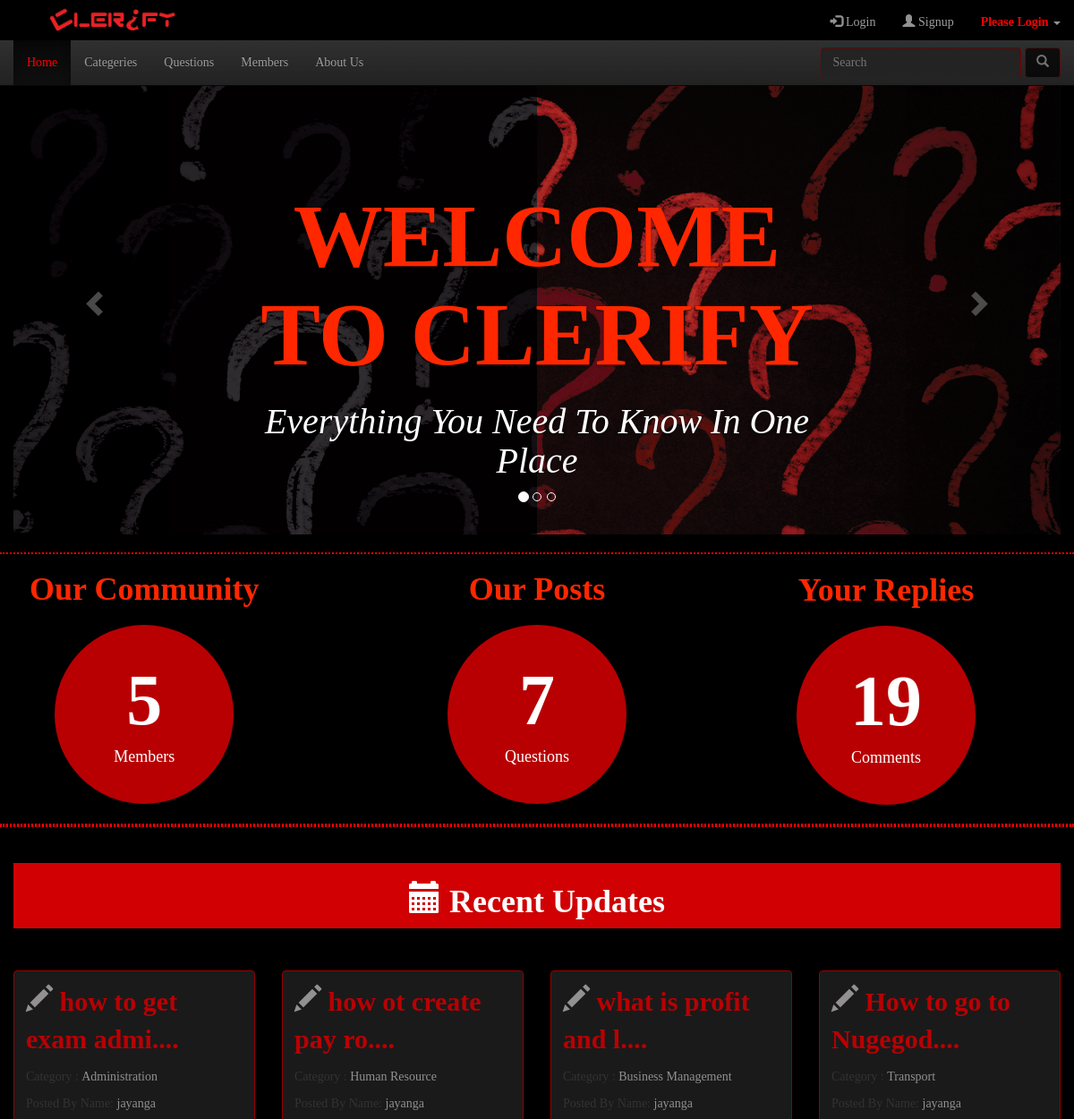
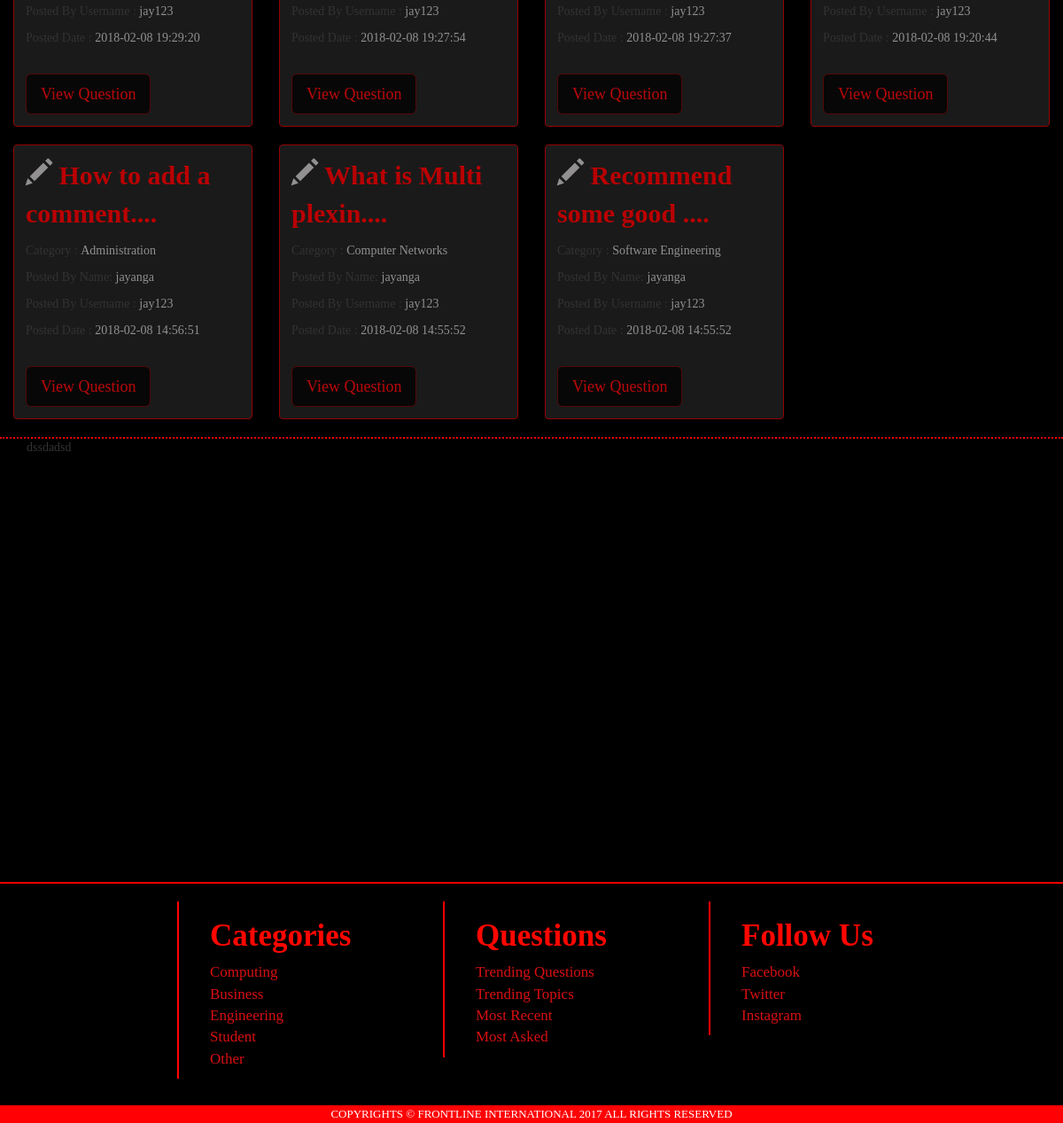
The page / on the database its author committed (2 pictures, top to bottom).
### tables this page shows
CREATE TABLE `questions` (
  `qid` int(6) UNSIGNED NOT NULL,
  `question` varchar(1024) DEFAULT NULL,
  `category` varchar(255) DEFAULT NULL,
  `post_date` timestamp NOT NULL DEFAULT CURRENT_TIMESTAMP ON UPDATE CURRENT_TIMESTAMP,
  `mid` int(11) DEFAULT NULL,
  `mname` varchar(255) DEFAULT NULL,
  `musername` varchar(248) DEFAULT NULL
);

### index.php (the view, shortened to what this page needs)
<!DOCTYPE html>
<html lang="en">
  <head>
    <link href="css/bootstrap.css" rel="stylesheet">
    <link href="css/bootstrap-theme.css" rel="stylesheet">
    <link type="text/css" rel="stylesheet" href="css/header.css">
    <link type="text/css" rel="stylesheet" href="css/Slide Show.css">
    <link type="text/css" rel="stylesheet" href="css/footer.css">
    <link type="text/css" rel="stylesheet" href="css/login Singup.css">
    <link href="fonts/IndieFlower.ttf" rel="stylesheet">
    <link href="fonts/FreckleFace-Regular.ttf" rel="stylesheet">
  </head>
  <body bgcolor="#000000">
  		<nav class="navbar navbar-inverse navbar-fixed-top">
  		  	  <?php include"header.php" ?>
			  <div class="container-fluid">
				<div class="collapse navbar-collapse" id="bs-example-navbar-collapse-1">
				  <ul class="nav navbar-nav">
				    <li class="active"><a href="index.php" style="color: #FF0004">Home</a></li>
				 	<li><a href="Categories.php">Categeries</a></li>
					<li><a href="Questions.php">Questions</a></li>
					<li><a href="Members.php">Members</a></li>
					<li><a href="About.php">About Us</a></li>
				  </ul>
				  <form class="navbar-form navbar-right" method="post" action="search.php">
					<div class="form-group ">
					  <input type="text" class="form-controlx" placeholder="Search" name="search">
					</div>
					<button type="submit" class="btn btn-dangerx"><span class="glyphicon glyphicon-search"></span></button>
				  </form>
				</div>
			  </div>
			</nav>
   <div  class="container-fluid heigth">
		  <div id="carousel-example-generic" class="carousel slide" data-ride="carousel" style="background-color: #0E0707; ">
				  <ol class="carousel-indicators">
					<li data-target="#carousel-example-generic" data-slide-to="0" class="active"></li>
					<li data-target="#carousel-example-generic" data-slide-to="1"></li>
					<li data-target="#carousel-example-generic" data-slide-to="2"></li>
				  </ol>
				  <div class="carousel-inner" role="listbox " >
					<div class="item active">
					  <img src="img/Cover.png"  alt="...">
					  <div class="carousel-caption">
					  <h1 class="slidetext">WELCOME TO CLERIFY</h1>
        			  <h2 class="slidetext2" >Everything You Need To Know In One Place</h2>
					  </div>
					</div>
				  </div>
				  <a class="left carousel-control" href="#carousel-example-generic" role="button" data-slide="prev">
					<span class="glyphicon glyphicon-chevron-left" aria-hidden="true"></span>
				  </a>
				  <a class="right carousel-control" href="#carousel-example-generic" role="button" data-slide="next">
					<span class="glyphicon glyphicon-chevron-right" aria-hidden="true"></span>
				  </a>
				</div>
   </div>
    <br>
    <div class="col-lg-12 col-md-12  col-sm-12 col-xs-12" style="background-color: #000000;border: 2px #FF0004 dotted ; border-left: 0px; border-right: 0px" >
       <?php
		include 'dbh.php';
		$sql="SELECT count(mid) as member_count FROM members";
		$result=mysqli_query($conn,$sql);
		if(mysqli_num_rows($result)>0){
		while($row = $result->fetch_assoc())
		{
        echo'
    	<div class="col-lg-3 col-md-3  col-sm-12 col-xs-12 background" style="height: 300px;" >
    		<h1 class="text-center">Our Community</h1>
    		<div class="informationn">
    			<h1 class="text-center">'.$row['member_count'].'</h1>
    			<h5 class="text-center" >Members</h5>
    		</div>
    	</div>';
    	}}?>
    	<div class="col-lg-1 col-md-1 hidden-sm hidden-xs"></div>
    	<?php
		include 'dbh.php';
		$sql="SELECT count(mid) as ques_count FROM questions";
		$result=mysqli_query($conn,$sql);
		if(mysqli_num_rows($result)>0){
		while($row = $result->fetch_assoc())
		{
        echo'
		<div class="col-lg-4   col-md-4 col-sm-12 col-xs-12 background" style="height:300px;">
    		<h1 class="text-center">Our Posts</h1>
    		<div class="informationn">
    			<h1 class="text-center">'.$row['ques_count'].'</h1>
    			<h5 class="text-center" >Questions</h5>
    		</div>
    	</div>
		';
    	}}?>
    	 <div class="col-lg-1 col-md-1 hidden-sm hidden-xs"></div>
    	<?php
		include 'dbh.php';
		$sql="SELECT count(cdid) as com_count FROM comments";
		$result=mysqli_query($conn,$sql);
		if(mysqli_num_rows($result)>0){
		while($row = $result->fetch_assoc())
		{
        echo'
		<div class="col-lg-4   col-md-4 col-sm-12 col-xs-12 background" style="height:300px;">
    		<h1 class="text-center">Your Replies</h1>
    		<div class="informationn">
    			<h1 class="text-center">'.$row['com_count'].'</h1>
    			<h5 class="text-center" >Comments</h5>
    		</div>
    	</div>
		';
    	}}?>
    </div>
    <div class="col-lg-12 col-md-12  col-sm-12 col-xs-12" style="background-color: #000000;border: 2px #FF0004 dotted ; border-left: 0px; border-right: 0px" >
     <br> <br>
     <div class="col-lg-12 col-md-12 col-sm-12 col-xs-12 heading " style="margin-top: -0px;">
   				<h1 class="text-center"><span class='glyphicon glyphicon-calendar' style='color:white'></span> Recent Updates</h1>
     </div>
     <div class="row">
     <br><br><br><br><br><br>
     <?php
	   $sql="SELECT SUBSTRING(question, 1,20) AS question,category,mname,post_date,musername,qid FROM `questions` ORDER BY post_date DESC";
		   $count=0;
		   $result=$conn->query($sql);
		   if($result->num_rows>0){
			   while(($row = $result->fetch_assoc())&&($count<8))
			   {
				   echo
					  '<div class="col-lg-3  col-md-3 col-sm-12 col-xs-12" >
						<div class="thumbnail" style="background-color: #1A1A1A ; border: 1px #930002 solid">
						  <div class="caption">
							<p style="font-weight:bold; color: #B90003; font-size: 30px;" ><span class="glyphicon glyphicon-pencil"></span> '.$row["question"].'....</p>
							<p>Category : <span>'.$row["category"].'</span></p>
							<p>Posted By Name: <span>'.$row["mname"].'</span></p>
							<p>Posted By Username : <span>'.$row["musername"].'</span></p>
							<p>Posted Date : <span>'.$row["post_date"].'</span></p><br>
							<form action="view ques.php" method="Post">
							<button type="submit"" class="btn btn-dangerx btn-lg" name="view" >View Question</button>
							<input type="hidden" value="'.$row['qid'].'" name="qid">
							</form>
						  </div>
						</div>
					</div>';
				   $count++;
			   }
		   }
	  ?>
	</div>
	</div>
    <div class="container-fluid">
    <div class="col-lg-12 col-md-12 col-sm-12 col-xs-12" style="height: 500px;background-color: #000000" >dssdadsd</div>
	</div>
   <?php include'Footer.php';?>
  </body>
</html>

### header.php (shortened to what this page needs)
<div class="col-lg-12 col-md-12 container-fluid header_color">
  		  	   <div class="row">
				   <div class="col-lg-6 col-md-6 col-sm-6 col-xs-6">
						<img src="img/Clerify-Logo-V2.png" class="img-responsive">
				   </div>
 		  	  	   <div div class="col-lg-6 col-md-6 col-sm-12 col-xs-12 user_role">
						<ul class="nav navbar-nav navbar-right"><?php  if(isset($_SESSION['username'])){
							echo'<li><a href="#"  class="text-danger" onclick="alert(\'Already Logged In \')"><span class=" glyphicon glyphicon-log-in"></span>  Login</a></li>';
							}
						    else{
							echo'<li><a href="loginForm.php"  class="text-danger"><span class=" glyphicon glyphicon-log-in"></span>  Login</a></li>';
							}
							?>
							<li><a href="SignupForm.php"><span class="glyphicon glyphicon-user" ></span> Signup</a></li>
							<li class="dropdown">
							  <a href="#" class="dropdown-toggle" data-toggle="dropdown" role="button" aria-haspopup="true" aria-expanded="false" style="color: red">
							  <?php
							   if(isset($_SESSION['username'])){
								   echo "<label> <span class='glyphicon glyphicon-user' style='color:red' ></span>&nbsp;&nbsp;".$_SESSION['username']."&nbsp;</label>";
							   }else{
								   echo"<label>"."Please Login "."</label>&nbsp;";
							   }
							?><span class="caret"></span></a>
							</li>
						  </ul>
					</div>
 		  	   </div>
  		  	  </div>

### Footer.php (shortened to what this page needs)
<!DOCTYPE html>
<html lang="en">
  <head>
    <link href="css/bootstrap.css" rel="stylesheet">
    <link href="css/bootstrap-theme.css" rel="stylesheet">
    <link type="text/css" rel="stylesheet" href="css/header.css">
    <link type="text/css" rel="stylesheet" href="css/Slide Show.css">
    <link type="text/css" rel="stylesheet" href="css/footer.css">
    <link type="text/css" rel="stylesheet" href="css/login Singup.css">
    <link type="text/css" rel="stylesheet" href="css/mid-section.css">
   	 <link href="fonts/IndieFlower.ttf" rel="stylesheet">
  </head>
  <body bgcolor="#000000">
   <div class="container-fluid" >
   <div class="row backgroundColo" >
	   <div class="col-lg-2 col-md-2 col-sm-hidden col-xs-hidden"></div>
   	   <div class="col-lg-3 col-md-3 col-sm-12 col-xs-12 sub-lower" >
   	   	<ul>
    		   <h1>Categories</h1>
    			<li><a href="Footer Menu.php#SOC">Computing</a></li>
    			<li><a href="Footer Menu.php#SOB">Business</a></li>
    			<li><a href="Footer Menu.php#SOE">Engineering</a></li>
    			<li><a href="Footer Menu.php#Student">Student</a></li>
    			<li><a href="Footer Menu.php#Other">Other</a></li>
    		</ul>
   	   </div>
   	   <div class="col-lg-3 col-md-3 col-sm-12 col-xs-12 sub-lower">
    		<ul>
    		    <h1>Questions</h1>
    			<li><a href="Trending Questions.php">Trending Questions</a></li>
    			<li><a href="Trending Topics.php">Trending Topics</a></li>
    			<li><a href="Most Recent.php">Most Recent</a></li>
    			<li><a href="Most Asked.php">Most Asked</a></li>
    		</ul>
   	   </div>
   	   <div class="col-lg-3 col-md-3 col-sm-12 col-xs-12 sub-lower">
   	   	<ul>
    		    <h1>Follow Us</h1>
    			<li><a href="#">Facebook</a></li>
    			<li><a href="#">Twitter</a></li>
    			<li><a href="#">Instagram</a></li>
    		</ul>
   	   </div>
   	   <div class="col-lg-12 col-md-12 col-sm-12 col-xs-12" style="background-color: black; height: 30px"></div>
   	   <div class="col-lg-12 col-md-12 col-sm-12 col-xs-12 lower-header text-center">
   	    	 <span style="font-size: 13px; color: #FFFFFF">COPYRIGHTS &copy; FRONTLINE INTERNATIONAL 2017 ALL RIGHTS RESERVED </span>
	   </div>
   </div>
   </div>
  </body>
</html>

### css/header.css (style rules this page uses)
.header_color { border: 0px; height: 45px; background-color: #000000; }
.header_color img { margin-left:40px; margin-top:7px; height: 30px; }
.active a { color: #FF0004 }
.form-controlx { display: block; width: 100%; height: 34px; padding: 6px 12px; font-size: 14px; line-height: 1.42857143; color: #FF2700; background-color: #232323; background-image: none; border: 1px solid #730001; border-radius: 4px; margin-right: 20px; transition-property:border-color,margin-right, background-color; transition-duration:0.5s,0.5s,0.5s; }
.user_role ul li a { color: #FF0004; }

### css/Slide Show.css (style rules this page uses)
.btn-dangerx { color: #FF0004; background-color: #000000; border-color: #6F0001; opacity: 0.7; transition-property:color,border-color, background-color,opacity; transition-duration:0.5s,0.5s,0.5s,0.5s; }
.slidetext { font-family: 'Freckle Face', cursive; color: #FF2700; font-size: 100px; font-weight: bolder; }
.slidetext2 { color: white; font-size: 40px; font-weight: 100; font-style: oblique }
.background { background-color: #000000; }
.background h1 { color: #FF2700; font-weight: bold; }
.informationn { margin: auto; width: 200px; height: 200px; background-color: #B80003; border-radius: 50%; }
.informationn h1 { color: white; font-family: 'Freckle Face', cursive; font-weight: bolder; font-size: 80px; padding-top: 40px; }
.informationn h5 { color: white; font-size: 18px; }
.heigth { margin-top:70px; }

### css/footer.css (style rules this page uses)
.backgroundColo { background-color: black; border-top: red 2px solid; }
.sub-lower { margin-top: 20px; border-left: red 2px solid; }
.sub-lower ul h1 { margin-left: 20px; font-size: 35px; font-weight: bolder; color:#FF0700; }
.sub-lower ul li { margin-left: 20px; font-size: 17px; list-style: none; }
.sub-lower ul li a { color: #D90F12; text-decoration: none; transition-property:color,font-size,animation-name; transition-duration:0.5s,0.5s,0.5s; }
.lower-header { height: 20px; background-color:#FF0004; }
span { display: inline-block; color:#929090; }

### css/mid-section.css (style rules this page uses)
.heading { display: block; background-color: #D00003; margin-top: 120px; }
.heading h1 { font-weight: bolder; color: #FDFDFD }

### index.php (style rules this page uses)
* { padding: 0px; margin: 0px; }
body { background-color: black; font-family: 'Indie Flower', cursive; }

### Footer.php (style rules this page uses)
* { padding: 0px; margin: 0px; }
body { background-color: black; font-family: 'Indie Flower', cursive; }

### rows shown on the page
questions: question "how to get exam admi", category "Administration", mname "jayanga", musername "jay123", post_date "2018-02-08 19:29:20"
questions: question "how ot create pay ro", category "Human Resource", mname "jayanga", musername "jay123", post_date "2018-02-08 19:27:54"
questions: question "what is profit and l", category "Business Management", mname "jayanga", musername "jay123", post_date "2018-02-08 19:27:37"
questions: question "How to go to Nugegod", category "Transport", mname "jayanga", musername "jay123", post_date "2018-02-08 19:20:44"
questions: question "How to add a comment", category "Administration", mname "jayanga", musername "jay123", post_date "2018-02-08 14:56:51"
questions: question "What is Multi plexin", category "Computer Networks", mname "jayanga", musername "jay123", post_date "2018-02-08 14:55:52"
questions: question "Recommend some good", category "Software Engineering", mname "jayanga", musername "jay123", post_date "2018-02-08 14:55:52"

### other values the page prints
$row['member_count'] "5"
$row['ques_count'] "7"
$row['com_count'] "19"
